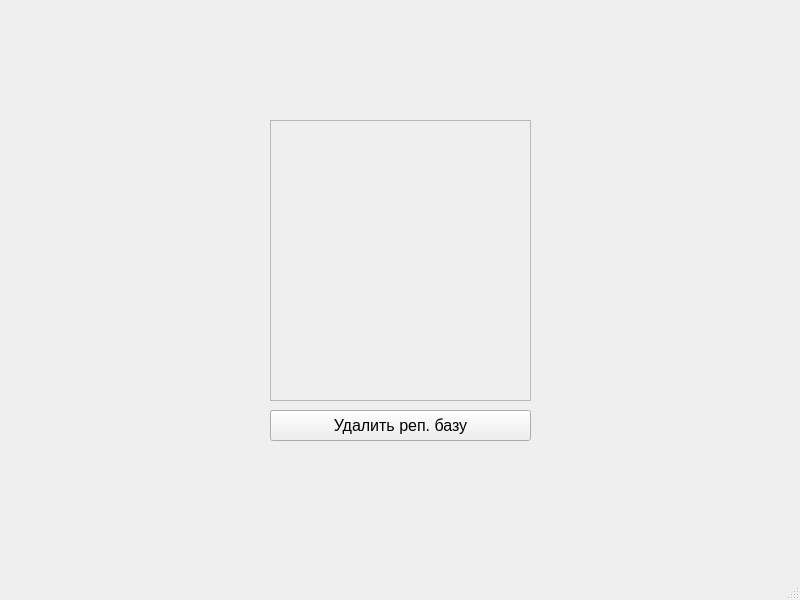
<?xml version="1.0" encoding="UTF-8"?>
<ui version="4.0">
 <class>MainWindow</class>
 <widget class="QMainWindow" name="MainWindow">
  <property name="geometry">
   <rect>
    <x>0</x>
    <y>0</y>
    <width>800</width>
    <height>600</height>
   </rect>
  </property>
  <property name="windowTitle">
   <string>MainWindow</string>
  </property>
  <widget class="QWidget" name="centralwidget">
   <widget class="QScrollArea" name="base_scroll">
    <property name="geometry">
     <rect>
      <x>270</x>
      <y>120</y>
      <width>261</width>
      <height>281</height>
     </rect>
    </property>
    <property name="widgetResizable">
     <bool>true</bool>
    </property>
    <widget class="QWidget" name="scrollAreaWidgetContents">
     <property name="geometry">
      <rect>
       <x>0</x>
       <y>0</y>
       <width>259</width>
       <height>279</height>
      </rect>
     </property>
    </widget>
   </widget>
   <widget class="QPushButton" name="del_button">
    <property name="geometry">
     <rect>
      <x>270</x>
      <y>410</y>
      <width>261</width>
      <height>31</height>
     </rect>
    </property>
    <property name="font">
     <font>
      <pointsize>12</pointsize>
     </font>
    </property>
    <property name="text">
     <string>Удалить реп. базу</string>
    </property>
   </widget>
  </widget>
  <widget class="QMenuBar" name="menubar">
   <property name="geometry">
    <rect>
     <x>0</x>
     <y>0</y>
     <width>800</width>
     <height>18</height>
    </rect>
   </property>
  </widget>
  <widget class="QStatusBar" name="statusbar"/>
 </widget>
 <resources/>
 <connections/>
</ui>
